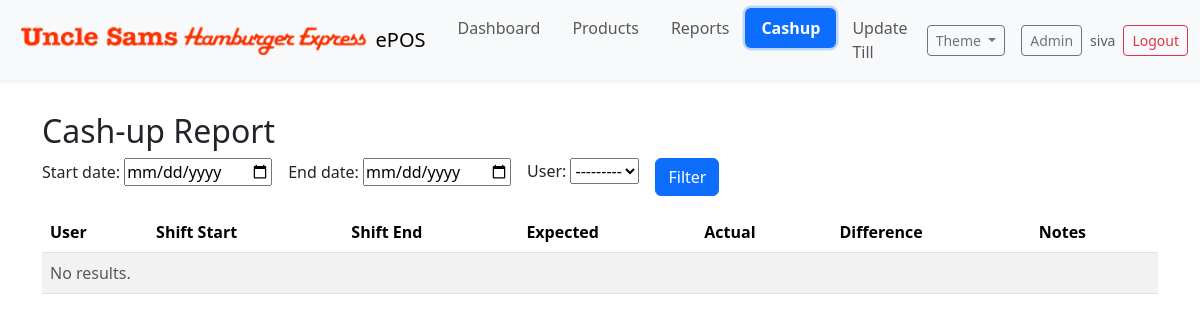
Page /cashup/report/ (signed in) on the earlier database version.
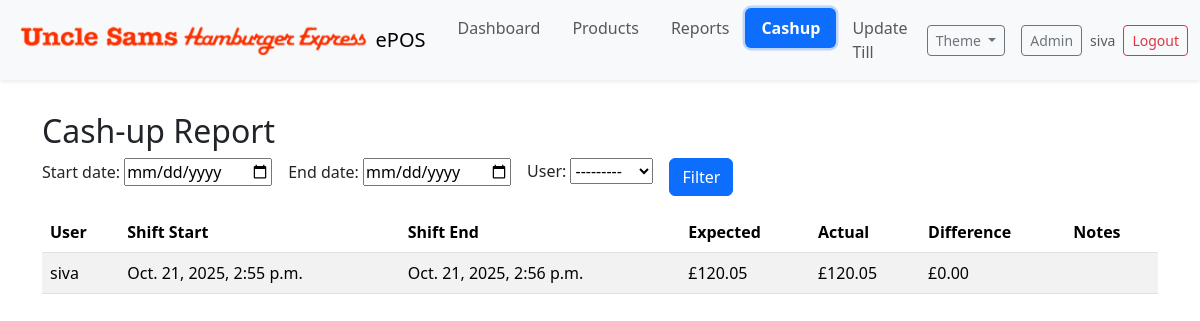
Same page on the later database version.
### cashup/models.py (models this page shows, shortened)
class CashUp(models.Model):
    shift = models.OneToOneField(Shift, on_delete=models.CASCADE, related_name='cashup')
    expected_amount = models.DecimalField(max_digits=10, decimal_places=2, help_text="Expected cash amount based on transactions")
    actual_amount = models.DecimalField(max_digits=10, decimal_places=2, help_text="Actual cash amount counted at the end of the shift")
    difference = models.DecimalField(max_digits=10, decimal_places=2, help_text="Difference between expected and actual amounts")
    created_at = models.DateTimeField(default=timezone.now)
    notes = models.TextField(blank=True)
    class Meta:
        ordering = ['-created_at']

class Shift(models.Model):
    user = models.ForeignKey('auth.User', on_delete=models.CASCADE)
    start_time = models.DateTimeField(default=timezone.now)
    end_time = models.DateTimeField(null=True, blank=True)
    is_closed = models.BooleanField(default=False)
    class Meta:
        ordering = ['-start_time']

### cashup/views.py (the view, shortened to what this page needs)
# urls.py: path('report/', views.report, name='report'),
@login_required
def report(request):
    if request.user.groups.exists() and not _has_group(request.user, 'Manager'):
        messages.error(request, 'You do not have permission to view reports.')
        return redirect('cashup:index')
    form = ReportFilterForm(request.GET or None)
    qs = CashUp.objects.select_related('shift', 'shift__user').order_by('-created_at')
    rows = list(qs)
    return render(request, 'cashup/report.html', { 'form': form, 'rows': rows })

### cashup/forms.py
class ReportFilterForm(forms.Form):
    start_date = forms.DateField(required=False, widget=forms.DateInput(attrs={'type':'date'}))
    end_date = forms.DateField(required=False, widget=forms.DateInput(attrs={'type':'date'}))
    user = forms.ModelChoiceField(queryset=get_user_model().objects.all().order_by('username'), required=False)

### cashup/templates/cashup/report.html (shortened to what this page needs)
{% extends 'manage_orders/index.html' %}
{% block content %}
<div class="container py-3">
  <h2>Cash-up Report</h2>
  <form method="get" class="row g-3 mb-3">
    <div class="col-auto">{{ form.start_date.label_tag }} {{ form.start_date }}</div>
    <div class="col-auto">{{ form.end_date.label_tag }} {{ form.end_date }}</div>
    <div class="col-auto">{{ form.user.label_tag }} {{ form.user }}</div>
    <div class="col-auto align-self-end"><button class="btn btn-primary">Filter</button></div>
  </form>
  <div class="table-responsive">
    <table class="table table-striped align-middle">
      <thead>
        <tr>
          <th>User</th>
          <th>Shift Start</th>
          <th>Shift End</th>
          <th>Expected</th>
          <th>Actual</th>
          <th>Difference</th>
          <th>Notes</th>
        </tr>
      </thead>
      <tbody>
        {% for r in rows %}
          <tr class="{% if r.difference and r.difference != 0 %}table-warning{% endif %}">
            <td>{{ r.shift.user.username }}</td>
            <td>{{ r.shift.start_time }}</td>
            <td>{{ r.shift.end_time }}</td>
            <td>£{{ r.expected_amount }}</td>
            <td>£{{ r.actual_amount }}</td>
            <td>£{{ r.difference }}</td>
            <td class="small">{{ r.notes }}</td>
          </tr>
        {% empty %}
          <tr><td colspan="7" class="text-muted">No results.</td></tr>
        {% endfor %}
      </tbody>
    </table>
  </div>
</div>
{% endblock %}

### manage_orders/templates/manage_orders/index.html (shortened to what this page needs)
{% load static %}
<!doctype html>
<html lang="en">
  <head>
    <link rel="stylesheet" type="text/css" href="{% static 'bootstrap-5.3.7-dist/css/bootstrap.min.css' %}">
  </head>
  <body>
  {% include 'manage_orders/navbar.html' %}
    <div class="container-fluid px-3">
      {% block content %}{% endblock %}
    </div>
  </body>
</html>

### manage_orders/templates/manage_orders/navbar.html (shortened to what this page needs)
{% load static %}
<nav class="navbar navbar-expand-lg bg-body-tertiary mb-3 shadow-sm">
  <div class="container-fluid">
    <a class="navbar-brand d-flex align-items-center" href="/">
      <img src="{% static 'img/ushe-2.png' %}" alt="Logo" style="height:32px;width:auto;" class="me-2">
      <span>ePOS</span>
    </a>
    <div class="collapse navbar-collapse" id="navbarNav">
  <ul class="navbar-nav me-auto">
        <li class="nav-item">
          <a class="nav-link rounded px-3 py-2 {% if '/manage_orders/dashboard' in request.path %}nav-active{% endif %}" href="/manage_orders/dashboard/">Dashboard</a>
        </li>
        <li class="nav-item">
          <a class="nav-link rounded px-3 py-2 {% if '/manage_orders/app_prod_order' in request.path %}nav-active{% endif %}" href="/manage_orders/app_prod_order/">Products</a>
        </li>
        <li class="nav-item">
          <a class="nav-link rounded px-3 py-2 {% if '/manage_orders/reports' in request.path %}nav-active{% endif %}" href="/manage_orders/reports/">Reports</a>
        </li>
        <li class="nav-item">
          <a class="nav-link rounded px-3 py-2 {% if '/cashup/' in request.path %}nav-active{% endif %}" href="/cashup/">Cashup</a>
        </li>
        {% if request.user.is_staff %}
        <li class="nav-item">
          <a class="nav-link rounded px-3 py-2 {% if '/update_till/' in request.path %}nav-active{% endif %}" href="{% url 'update_till_import' %}">Update Till</a>
        </li>
        {% endif %}
      </ul>
      <div class="d-flex gap-2 align-items-center">
        <div class="dropdown me-2">
          <button class="btn btn-sm btn-outline-secondary dropdown-toggle" type="button" id="themeDropdown" data-bs-toggle="dropdown" aria-expanded="false">
            Theme
          </button>
        </div>
        <a href="/admin/" class="btn btn-sm btn-outline-secondary" target="_blank">Admin</a>
        {% if request.user.is_authenticated %}
          <div class="d-flex align-items-center gap-2">
            <span class="text-muted small d-none d-md-inline">{{ request.user.username }}</span>
            <form method="post" action="{% url 'cashup:logout' %}" class="m-0 p-0">
              <button type="submit" class="btn btn-sm btn-outline-danger">Logout</button>
            </form>
          </div>
        {% else %}
          <a href="{% url 'cashup:crew_login' %}" class="btn btn-sm btn-primary">Login</a>
        {% endif %}
      </div>
    </div>
  </div>
</nav>

### manage_orders/templates/manage_orders/navbar.html (style rules this page uses)
.navbar .nav-link.nav-active { background: var(--bs-primary); color:#fff !important; font-weight:600; box-shadow:0 0 0 .15rem rgba(var(--bs-primary-rgb), .25); }

Differences in the rows shown:
added CashUp: shift.user.username "siva", shift.start_time "Oct. 21, 2025, 2:55 p.m.", shift.end_time "Oct. 21, 2025, 2:56 p.m.", expected_amount "120.05", actual_amount "120.05", difference "0.00"
Other differences:
text no longer shown: "No results."
